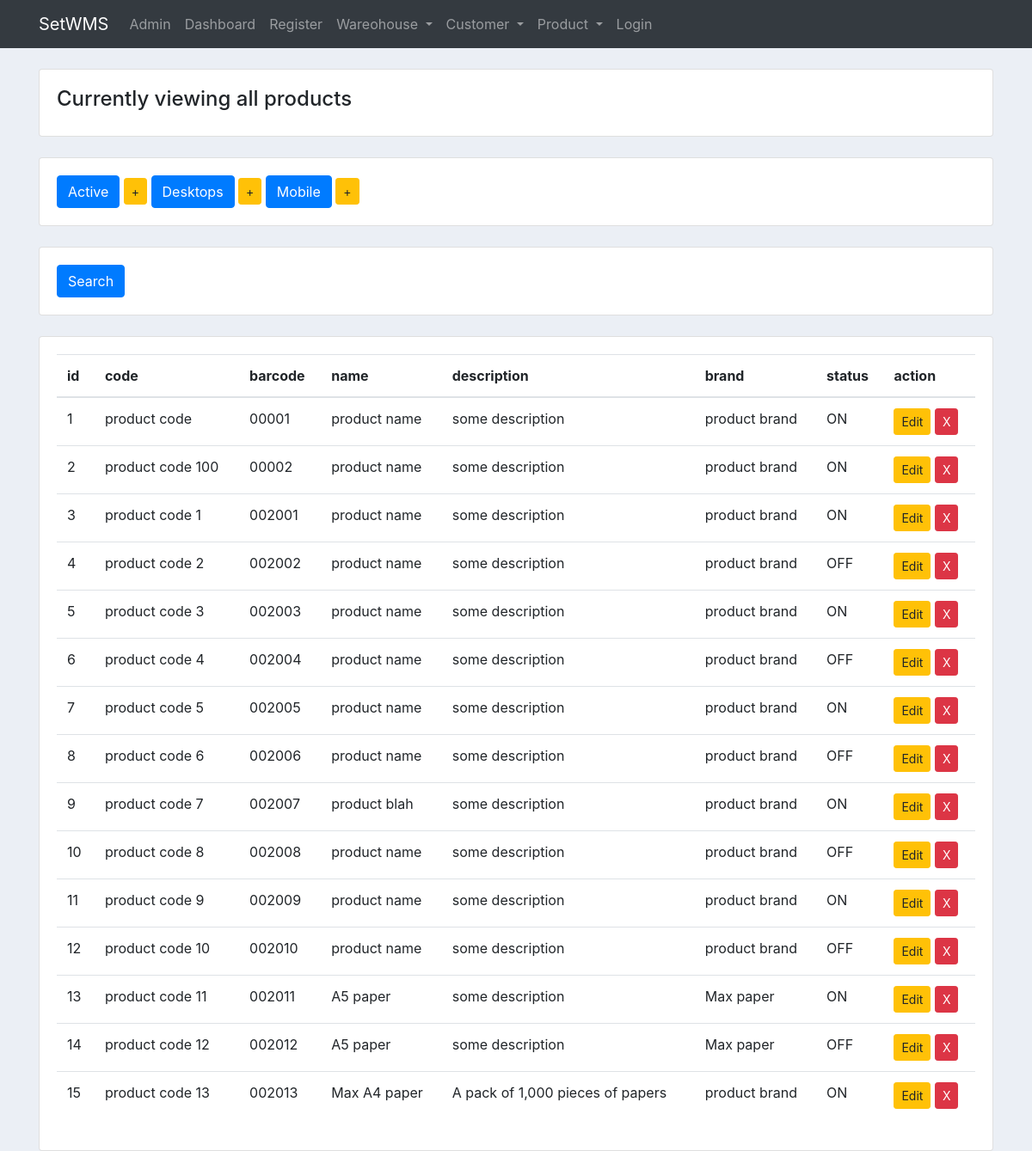
The page /set_app/products/ on the database as committed earlier.
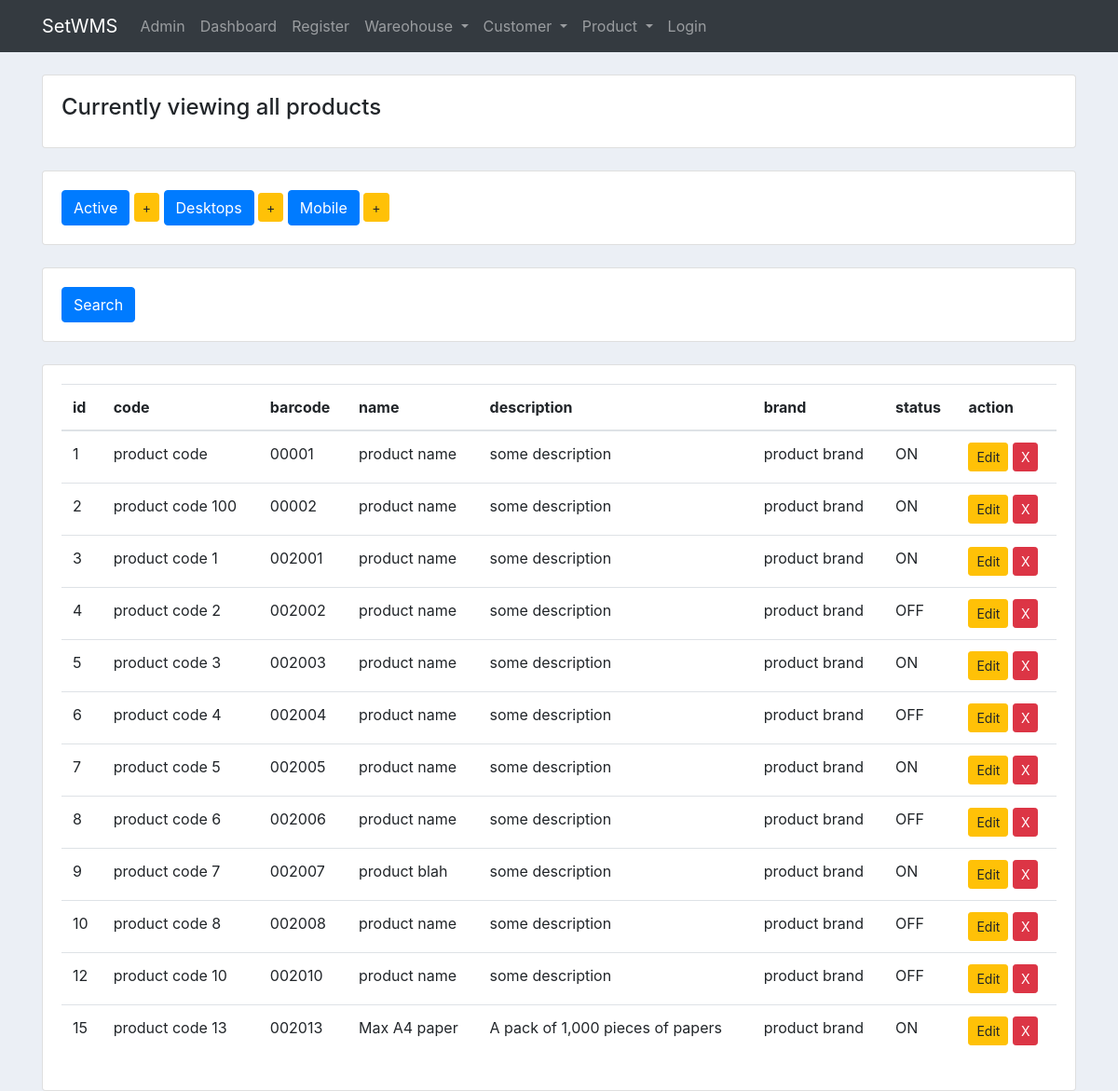
The same page on the database as committed later.
### set_app/models.py (models this page shows, shortened)
class Product(models.Model):
	code = models.CharField(max_length=30, default="product code", blank=False, unique=True)
	barcode = models.CharField(max_length=30, default=0, validators=[NUMERIC])
	name = models.CharField(max_length=128, default="product name", blank=False)
	description = models.CharField(max_length=512, default="some description", blank=True)
	brand = models.CharField(max_length=128, default="product brand")
	timestamp_created = models.DateTimeField(auto_now_add=True)
	status_choices = (('OFF', 'Off - inactive'), ('ON', 'On - active'))
	status = models.CharField(max_length=20, choices=status_choices, default='ON')

### set_app/views.py (the view)
# urls.py: path('products/', views.ProductListView, name='product_list'),
def ProductListView(request):
	products = Product.objects.all()
	return render(request, 'set_app/product_list.html',{'items':products, 'header':'all products'})

### set_app/templates/set_app/product_list.html (shortened to what this page needs)
{% extends "set_app/set_app_base.html" %}
{% load static %}
{% block body_block %}
    <br>
    <div class="card card-body">
        <h4>Currently viewing {{ header }}</h4>
    </div>
    <br>
    <div class="card card-body">
        <div class="button-group">
            <a href="{% url 'set_app:active_product_list' %}" class="btn btn-primary btn-md" role="button">Active</a>
            <a href="{% url 'set_app:product_create' %}" class="btn btn-warning btn-sm" role="button">+</a>
            <a href="#" class="btn btn-primary btn-md" role="button">Desktops</a>
            <a href="#" class="btn btn-warning btn-sm" role="button">+</a>
            <a href="#" class="btn btn-primary btn-md" role="button">Mobile</a>
            <a href="#" class="btn btn-warning btn-sm" role="button">+</a>
        </div>
    </div>
    <br>
    <div class="card card-body">
        <form method='GET'>
            <button class="btn btn-primary" type="submit">Search</button>
        </form>
    </div>
    <br>
    <div class="card card-body">
        <table class="table table-hover">
            <thead>
            <tr>
                <th>id</th>
                <th>code</th>
                <th>barcode</th>
                <th>name</th>
                <th>description</th>
                <th>brand</th>
                <th>status</th>
                <th>action</th>
            </tr>
            </thead>
            <tbody>
            {% for item in items %}
                <tr>
                    <td>{{ item.pk }}</td>
                    <td>{{ item.code }}</td>
                    <td>{{ item.barcode }}</td>
                    <td>{{ item.name }}</td>
                    <td>{{ item.description }}</td>
                    <td>{{ item.brand }}</td>
                    <td>{{ item.status }}</td>
                    <td>
                        <a href="{% url 'set_app:product_update' pk=item.pk %}" class="btn btn-warning btn-sm"
                           role="button">Edit</a>
                        <button type="button" class="btn btn-danger btn-sm" data-toggle="modal"
                                data-target="#delete-dialog-{{ item.pk }}">
                            X
                        </button>
                    </td>
                </tr>
            {% endfor %}
            </tbody>
        </table>
    </div>
{% endblock %}

Rows that differ between the two databases and show on the page:
removed Product: pk "11", code "product code 9", barcode "002009", name "product name", description "some description", brand "product brand", status "ON"
removed Product: pk "13", code "product code 11", barcode "002011", name "A5 paper", description "some description", brand "Max paper", status "ON"
removed Product: pk "14", code "product code 12", barcode "002012", name "A5 paper", description "some description", brand "Max paper", status "OFF"
